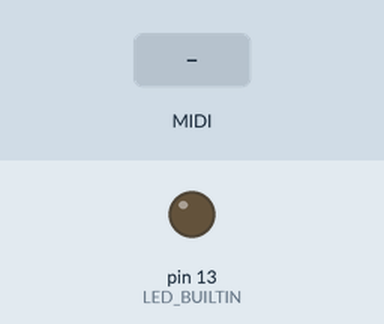
The sketch below on a simulated Arduino Uno, built with avr-gcc and run on an emulated ATmega328P. On the bench: output pins drawn as LEDs (lit = HIGH). The inputs (shaded band) are chosen by the test bench. MIDI output is not drawn.

Above: at 1.2 s.
1.3 s: MIDI note 36 received
At 1.45 s:
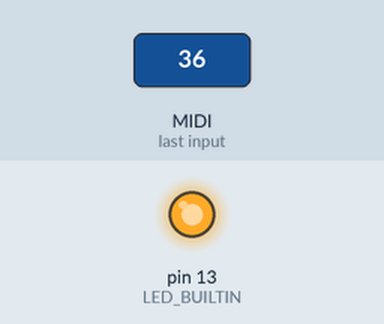
Timing chart, 0 to 4.3 s (numbered marks = the images above; inputs shaded):
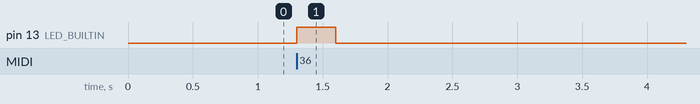

Measured:
- after the input at 1.3 s, pin 13 (LED_BUILTIN): LOW → HIGH at once, → LOW 0.30 s later

The sketch:

autoflam.ino
```cpp
// Listens for drum inputs, and if two cymbals are detected,
// will automatically delay one cymbal to prevent the MPA glitch.
#include <AsyncTimer.h>
#include <MIDI.h>

AsyncTimer t;
unsigned long lastCymbal = 0;
unsigned long flamAmt = 15;
const int cymbal_notes[] = {22, 26, 42, 46, 54, 51, 53, 56, 59, 49, 52, 55, 57, 41, 43};
MIDI_CREATE_DEFAULT_INSTANCE();

bool note_in_cymbal_notes(int note){
  for(int i = 0; i < 15; i++){
    if(note == cymbal_notes[i]) return true;
  }
  return false;
}

void sendNote(byte channel, byte pitch, byte velocity, bool on){
  if(on) MIDI.sendNoteOn(pitch, velocity, channel);
  else MIDI.sendNoteOff(pitch, velocity, channel);
}

void handleDrumNote(byte channel, byte pitch, byte velocity, bool on){
  digitalWrite(LED_BUILTIN, on);
  if(int(channel) > 0 && int(pitch) >= 144 && int(pitch) <= 159){
    if(note_in_cymbal_notes(int(velocity))){
      if(millis() - lastCymbal < flamAmt){
         //send the note out delayed
         t.setTimeout([=]() { sendNote(channel, pitch, velocity, on); }, flamAmt);
      }
      else{
        lastCymbal = millis();
        sendNote(channel, pitch, velocity, on);
      }
    }
    else sendNote(channel, pitch, velocity, on);
  }

}


void handleNoteOn(byte channel, byte pitch, byte velocity){
  handleDrumNote(channel, pitch, velocity, true);
}

void handleNoteOff(byte channel, byte pitch, byte velocity){
  handleDrumNote(channel, pitch, velocity, false);
}

// setup code, runs once
void setup() {
  pinMode(LED_BUILTIN, OUTPUT);
  digitalWrite(LED_BUILTIN, LOW);
  MIDI.begin(MIDI_CHANNEL_OMNI);
  MIDI.setHandleNoteOn(handleNoteOn);
  MIDI.setHandleNoteOff(handleNoteOff);
}

// main code, runs repeatedly
void loop() {
  t.handle();
  MIDI.read();
}
```
